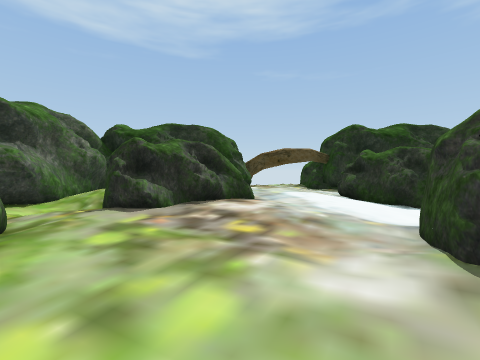
[1] (above)

18 first-person views from a walk through a 3-D level made in the Unity game engine. The camera is 1.4 m above the floor, tilts 2° down and sees 90° across. The floor is counted in squares, 1.8 m on a side. Each view is taken from the middle of a square. On the plan, view 1 faces up. The plan holds only what a view shows up to about 9 squares ahead; the rest is blank. The player character is not drawn. Some animated figures are not drawn.

[2]
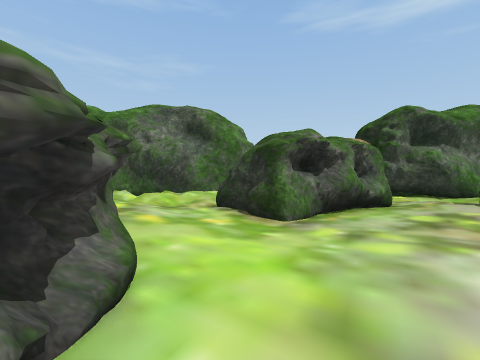

[3]
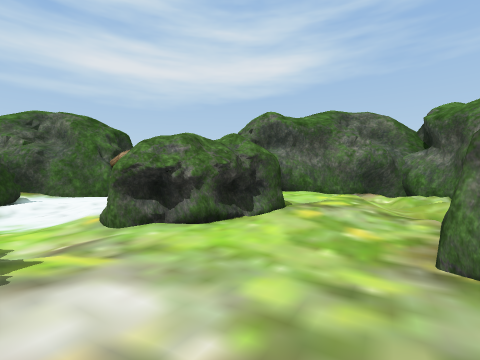

[4]
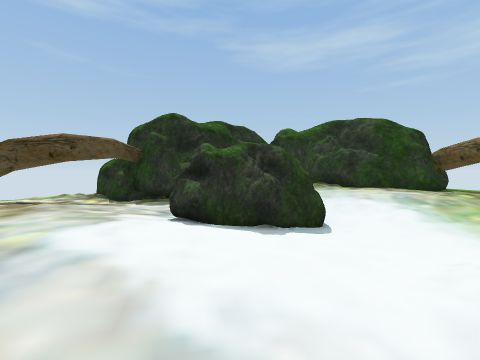

[5]
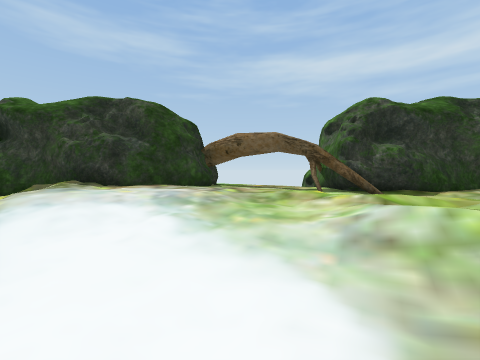

[6]
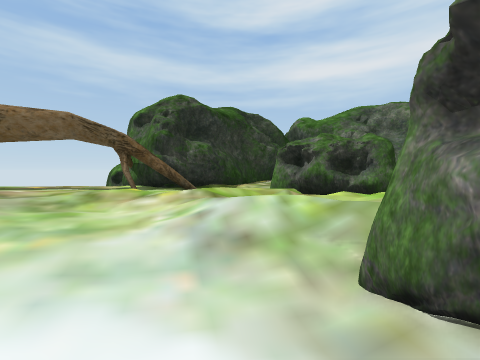

[7]
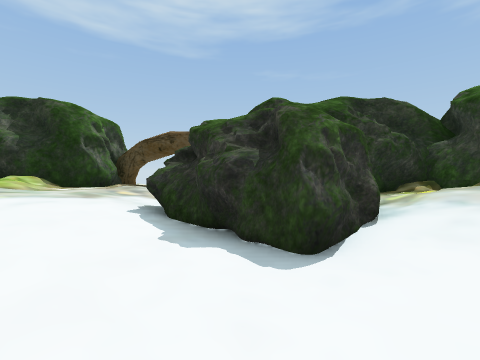

[8]
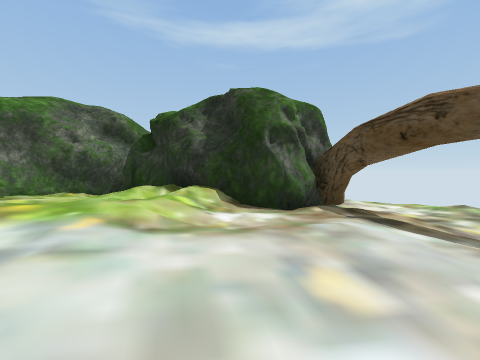

[9]
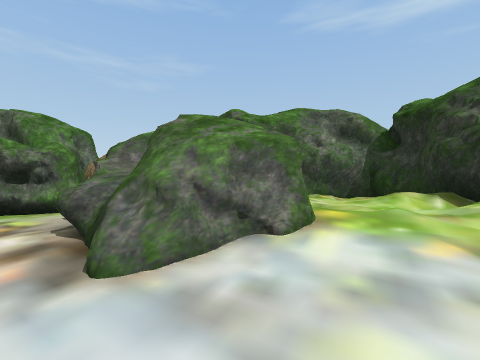

[10]
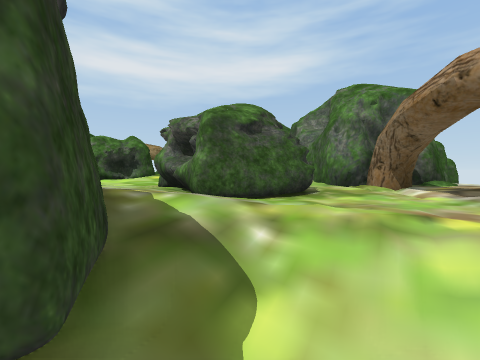

[11]
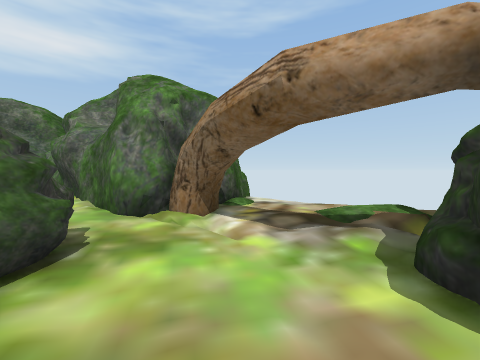

[12]
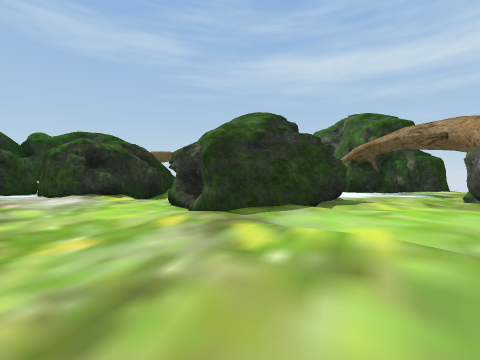

[13]
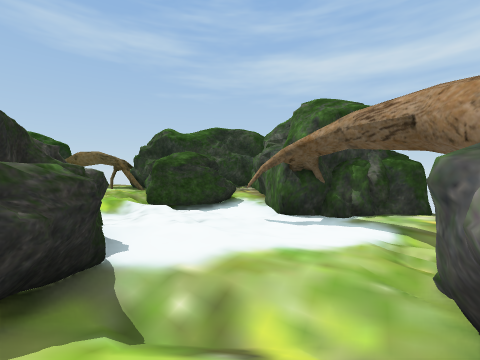

[14]
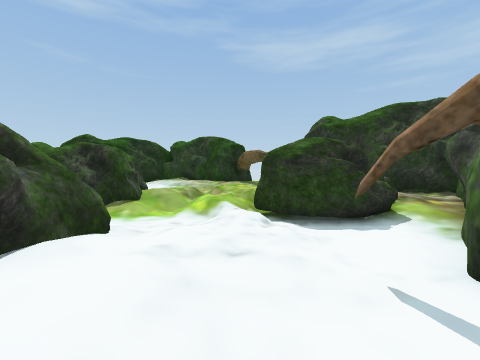

[15]
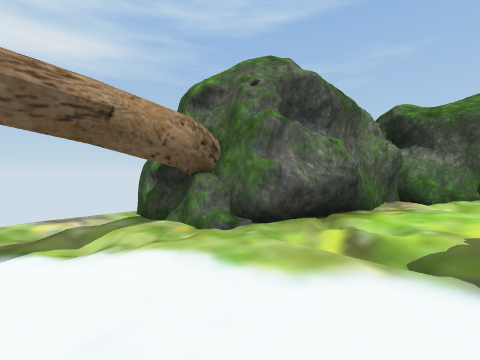

[16]
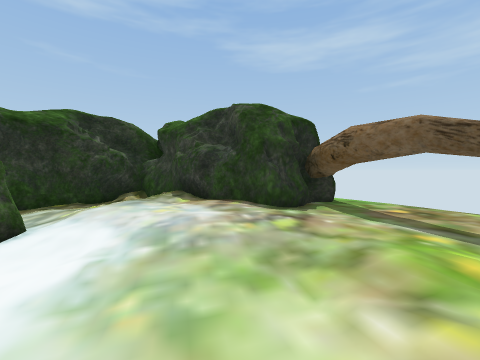

[17]
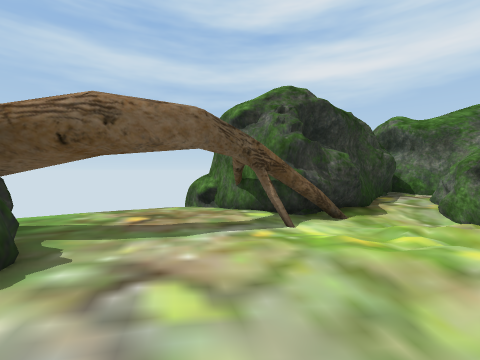

[18]
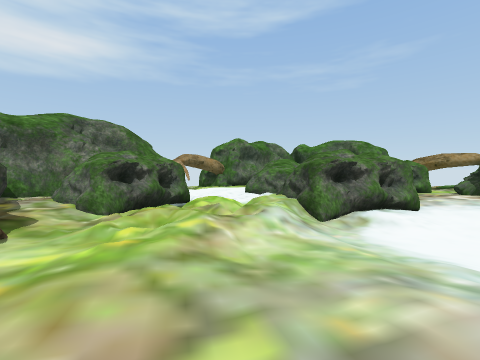

### Floor plan
Key: @ floor where view 1 was taken; # wall or solid block; . main floor; : floor 0.25 m higher than the main floor; - floor 0.25 m lower than the main floor; + floor 0.5 m higher than the main floor; _ floor 0.5 m lower than the main floor; * floor 0.75 m higher than the main floor; < floor 0.75 m lower than the main floor; / step, stairs or slope; = window, fence, low wall or low ledge; ^ raised ledge; v drop or lower ground.
Columns run from 10 left of view 1 to 15 right of it. Each row starts with its distance up from view 1.
 15            -..
 14           ##--#
 13           #..-^#
 12     #######:.--#######
 11    # : ///..:.-- ---.##
 10    # //+:+:::._  -.-./#
  9    #/:::+*+::.#  -///##
  8    ##//+++:::.####/++##
  7    ##</###::..-##-:+++#
  6    #_//####:..-__-.:++##
  5  ###--//##::.-___-.:++###/
  4 /:.----.:.::.--/_-..:::::/
  3 ..----##.....##/_/-.:::::/
  2 v.-/-###....####//:::.::.
  1 v###-####-..=##///./..####
  0 ####.-##-.@.--////.//##
 -1    #.--...###--/://.-##
 -2    #..-/:/###/-//###.##
 -3    ##///::###/../###/:#
 -4    ##///::##:..-_##^//#
 -5     #/..::/:.-#---.:::#
 -6     #######..--########
 -7           ##/-/#
 -8           ##/-/#
 -9            #...#

Where each view was taken, in squares from view 1:
view 1: 0 up, 0 right, facing up
view 2: 0 up, 2 right, facing left
view 3: 3 up, 0 right, facing down
view 4: 4 up, 1 right, facing up-right
view 5: 4 up, 4 right, facing right
view 6: 4 up, 5 right, facing down-right
view 7: 4 up, 5 right, facing up
view 8: 8 up, 3 right, facing up-left
view 9: 7 up, 2 right, facing left
view 10: 7 up, 4 left, facing down
view 11: 5 up, 5 left, facing down-left
view 12: 2 down, 4 left, facing right
view 13: 5 down, 1 left, facing right
view 14: 6 down, 2 right, facing up-right
view 15: 4 down, 3 right, facing down-left
view 16: 2 up, 7 right, facing up-right
view 17: 5 up, 9 right, facing down-right
view 18: 5 up, 11 right, facing down-left
